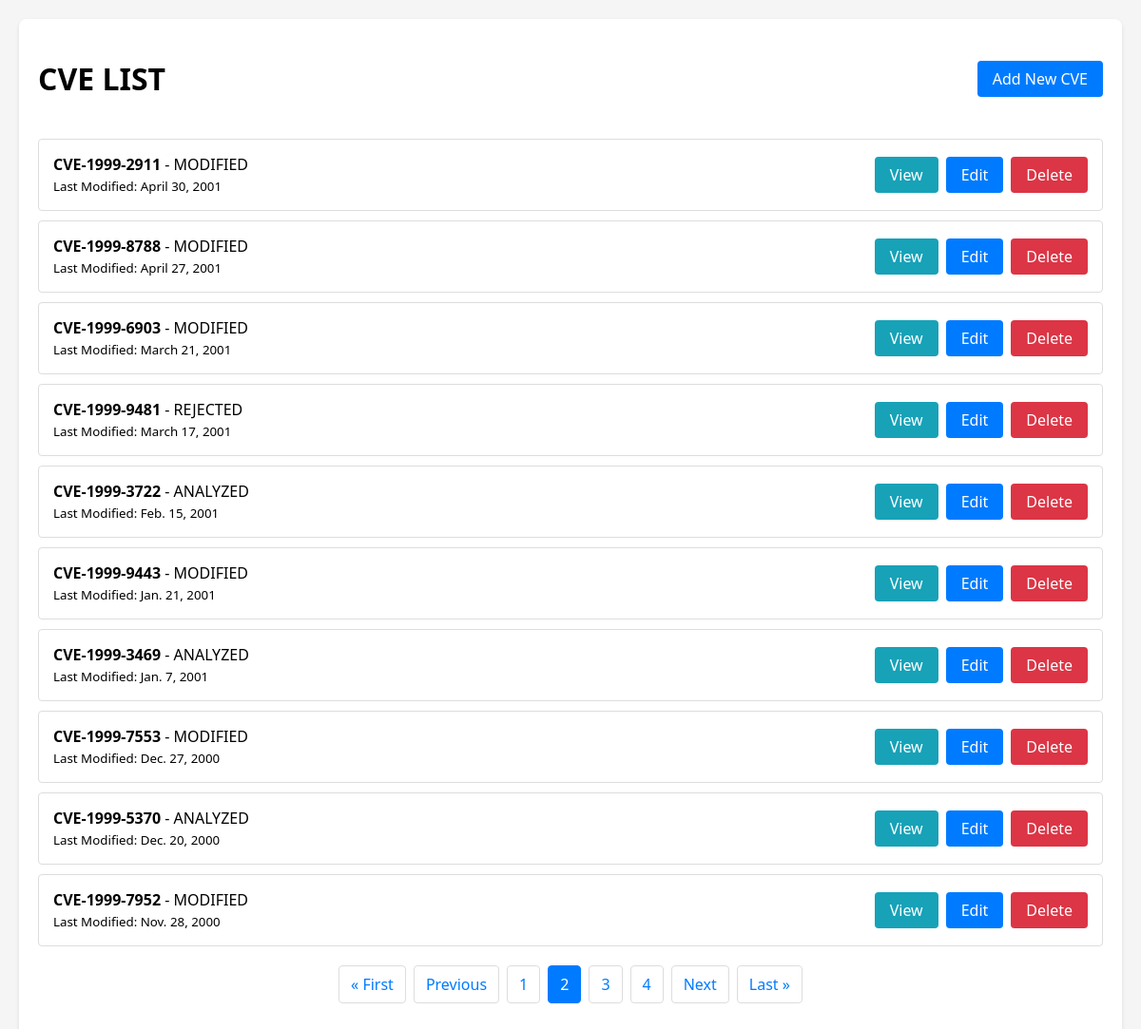
Screenshot of /?page=2 with the database file from the repository.
### cve_app/models.py (models this page shows, shortened)
class CVE(models.Model):
    cve_id = models.CharField(max_length=20, unique=True)
    identifier = models.CharField(max_length=20)
    published_date = models.DateField()
    last_modified_date = models.DateField()
    status = models.CharField(max_length=20, choices = [
        ('ANALYZED', 'Analyzed'),
        ('MODIFIED', 'Modified'),
        ('REJECTED', 'Rejected')
    ])
    class Meta:
        ordering = ['-last_modified_date']

### cve_app/views.py (the view)
# urls.py: path('', views.cve_list, name='cve_list'),
def cve_list(request):
    cves = CVE.objects.all().order_by('-last_modified_date')
    paginator = Paginator(cves, 10)
    page_number = request.GET.get('page')
    page_obj = paginator.get_page(page_number)
    return render(request, 'cve_app/cve_list.html', {'page_obj': page_obj})

### cve_app/templates/cve_app/cve_list.html (shortened to what this page needs)
{% extends 'cve_app/base.html' %}
{% block content %}
<div class="header">
    <h1>CVE LIST</h1>
    <a href="{% url 'cve_create' %}" class="btn btn-primary">Add New CVE</a>
</div>
<div class="cve-list">
    {% for cve in page_obj %}
        <div class="cve-item">
            <div>
                <strong>{{ cve.cve_id }}</strong> - {{ cve.status }}
                <br>
                <small>Last Modified: {{ cve.last_modified_date }}</small>
            </div>
            <div class="cve-actions">
                <a href="{% url 'cve_detail' cve.id %}" class="btn btn-info">View</a>
                <a href="{% url 'cve_update' cve.id %}" class="btn btn-primary">Edit</a>
                <a href="{% url 'cve_delete' cve.id %}" class="btn btn-danger">Delete</a>
            </div>
        </div>
    {% endfor %}
</div>
<div class="pagination">
    {% if page_obj.has_previous %}
        <a href="?page=1">&laquo; First</a>
        <a href="?page={{ page_obj.previous_page_number }}">Previous</a>
    {% endif %}
    {% for num in page_obj.paginator.page_range %}
        {% if page_obj.number == num %}
            <a class="active" href="?page={{ num }}">{{ num }}</a>
        {% elif num > page_obj.number|add:'-3' and num < page_obj.number|add:'3' %}
            <a href="?page={{ num }}">{{ num }}</a>
        {% endif %}
    {% endfor %}
    {% if page_obj.has_next %}
        <a href="?page={{ page_obj.next_page_number }}">Next</a>
        <a href="?page={{ page_obj.paginator.num_pages }}">Last &raquo;</a>
    {% endif %}
</div>
{% endblock %}

### cve_app/templates/cve_app/base.html (style rules this page uses)
body { font-family: 'Segoe UI', Tahoma, Geneva, Verdana, sans-serif; margin: 0; padding: 20px; background-color: #f5f5f5; }
.header { display: flex; justify-content: space-between; align-items: center; margin-bottom: 20px; }
.btn { padding: 8px 16px; border-radius: 4px; border: none; cursor: pointer; text-decoration: none; font-weight: 500; }
.btn-primary { background-color: #007bff; color: white; }
.btn-danger { background-color: #dc3545; color: white; }
.cve-list { list-style: none; padding: 0; }
.cve-item { padding: 15px; border: 1px solid #ddd; margin-bottom: 10px; border-radius: 4px; display: flex; justify-content: space-between; align-items: center; }
.pagination { display: flex; justify-content: center; margin-top: 20px; }
.pagination a { padding: 8px 12px; margin: 0 4px; border: 1px solid #ddd; text-decoration: none; color: #007bff; border-radius: 4px; }
.pagination .active { background-color: #007bff; color: white; border-color: #007bff; }
.btn-info { background-color: #17a2b8; color: white; }
.cve-actions { display: flex; gap: 8px; }

### rows the page displays
CVE: cve_id "CVE-1999-2911", status "MODIFIED", last_modified_date "April 30, 2001"
CVE: cve_id "CVE-1999-8788", status "MODIFIED", last_modified_date "April 27, 2001"
CVE: cve_id "CVE-1999-6903", status "MODIFIED", last_modified_date "March 21, 2001"
CVE: cve_id "CVE-1999-9481", status "REJECTED", last_modified_date "March 17, 2001"
CVE: cve_id "CVE-1999-3722", status "ANALYZED", last_modified_date "Feb. 15, 2001"
CVE: cve_id "CVE-1999-9443", status "MODIFIED", last_modified_date "Jan. 21, 2001"
CVE: cve_id "CVE-1999-3469", status "ANALYZED", last_modified_date "Jan. 7, 2001"
CVE: cve_id "CVE-1999-7553", status "MODIFIED", last_modified_date "Dec. 27, 2000"
CVE: cve_id "CVE-1999-5370", status "ANALYZED", last_modified_date "Dec. 20, 2000"
CVE: cve_id "CVE-1999-7952", status "MODIFIED", last_modified_date "Nov. 28, 2000"

### other values shown
{{ num }} "1" "3" "4"
{{ num }} "2"
